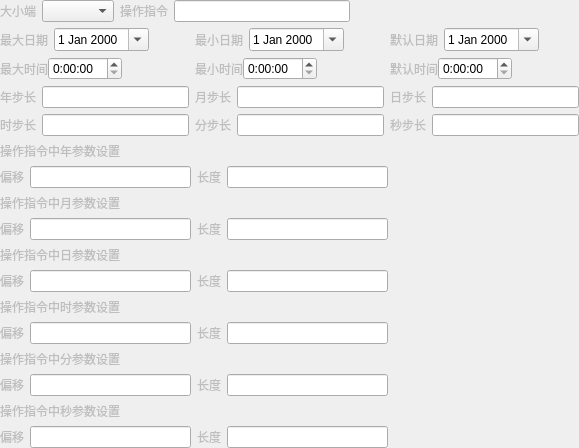
          <widget class="QWidget" name="varDatetimepage">
           <layout class="QGridLayout" name="gridLayout_7">
            <property name="leftMargin">
             <number>0</number>
            </property>
            <property name="topMargin">
             <number>0</number>
            </property>
            <property name="rightMargin">
             <number>0</number>
            </property>
            <property name="bottomMargin">
             <number>0</number>
            </property>
            <item row="8" column="0">
             <layout class="QVBoxLayout" name="verticalLayout_17">
              <item>
               <widget class="QLabel" name="label_157">
                <property name="enabled">
                 <bool>false</bool>
                </property>
                <property name="text">
                 <string>操作指令中时参数设置</string>
                </property>
               </widget>
              </item>
              <item>
               <layout class="QHBoxLayout" name="horizontalLayout_136">
                <item>
                 <layout class="QHBoxLayout" name="horizontalLayout_137">
                  <item>
                   <widget class="QLabel" name="label_158">
                    <property name="enabled">
                     <bool>false</bool>
                    </property>
                    <property name="text">
                     <string>偏移</string>
                    </property>
                   </widget>
                  </item>
                  <item>
                   <widget class="QLineEdit" name="datetimeHourOffset"/>
                  </item>
                 </layout>
                </item>
                <item>
                 <layout class="QHBoxLayout" name="horizontalLayout_138">
                  <item>
                   <widget class="QLabel" name="label_159">
                    <property name="enabled">
                     <bool>false</bool>
                    </property>
                    <property name="text">
                     <string>长度</string>
                    </property>
                   </widget>
                  </item>
                  <item>
                   <widget class="QLineEdit" name="datetimeHourLen"/>
                  </item>
                 </layout>
                </item>
                <item>
                 <spacer name="horizontalSpacer_57">
                  <property name="orientation">
                   <enum>Qt::Horizontal</enum>
                  </property>
                  <property name="sizeHint" stdset="0">
                   <size>
                    <width>40</width>
                    <height>20</height>
                   </size>
                  </property>
                 </spacer>
                </item>
               </layout>
              </item>
             </layout>
            </item>
            <item row="2" column="0">
             <layout class="QHBoxLayout" name="horizontalLayout_149" stretch="0,0,0">
              <property name="spacing">
               <number>6</number>
              </property>
              <item>
               <layout class="QHBoxLayout" name="horizontalLayout_56">
                <property name="spacing">
                 <number>0</number>
                </property>
                <item>
                 <widget class="QLabel" name="label_72">
                  <property name="enabled">
                   <bool>false</bool>
                  </property>
                  <property name="text">
                   <string>最大时间</string>
                  </property>
                 </widget>
                </item>
                <item>
                 <widget class="QTimeEdit" name="datetimeTimeMax">
                  <property name="displayFormat">
                   <string>H:mm:ss</string>
                  </property>
                 </widget>
                </item>
                <item>
                 <spacer name="horizontalSpacer_16">
                  <property name="orientation">
                   <enum>Qt::Horizontal</enum>
                  </property>
                  <property name="sizeHint" stdset="0">
                   <size>
                    <width>40</width>
                    <height>20</height>
                   </size>
                  </property>
                 </spacer>
                </item>
               </layout>
              </item>
              <item>
               <layout class="QHBoxLayout" name="horizontalLayout_57">
                <property name="spacing">
                 <number>0</number>
                </property>
                <item>
                 <widget class="QLabel" name="label_73">
                  <property name="enabled">
                   <bool>false</bool>
                  </property>
                  <property name="text">
                   <string>最小时间</string>
                  </property>
                 </widget>
                </item>
                <item>
                 <widget class="QTimeEdit" name="datetimeTimeMin">
                  <property name="displayFormat">
                   <string>H:mm:ss</string>
                  </property>
                 </widget>
                </item>
                <item>
                 <spacer name="horizontalSpacer_39">
                  <property name="orientation">
                   <enum>Qt::Horizontal</enum>
                  </property>
                  <property name="sizeHint" stdset="0">
                   <size>
                    <width>40</width>
                    <height>20</height>
                   </size>
                  </property>
                 </spacer>
                </item>
               </layout>
              </item>
              <item>
               <layout class="QHBoxLayout" name="horizontalLayout_150">
                <property name="spacing">
                 <number>0</number>
                </property>
                <item>
                 <widget class="QLabel" name="label_74">
                  <property name="enabled">
                   <bool>false</bool>
                  </property>
                  <property name="text">
                   <string>默认时间</string>
                  </property>
                 </widget>
                </item>
                <item>
                 <widget class="QTimeEdit" name="datetimeTimeDefault">
                  <property name="displayFormat">
                   <string>H:mm:ss</string>
                  </property>
                 </widget>
                </item>
                <item>
                 <spacer name="horizontalSpacer_41">
                  <property name="orientation">
                   <enum>Qt::Horizontal</enum>
                  </property>
                  <property name="sizeHint" stdset="0">
                   <size>
                    <width>40</width>
                    <height>20</height>
                   </size>
                  </property>
                 </spacer>
                </item>
               </layout>
              </item>
             </layout>
            </item>
            <item row="6" column="0">
             <layout class="QVBoxLayout" name="verticalLayout_10">
              <item>
               <widget class="QLabel" name="label_135">
                <property name="enabled">
                 <bool>false</bool>
                </property>
                <property name="text">
                 <string>操作指令中月参数设置</string>
                </property>
               </widget>
              </item>
              <item>
               <layout class="QHBoxLayout" name="horizontalLayout_111">
                <item>
                 <layout class="QHBoxLayout" name="horizontalLayout_112">
                  <item>
                   <widget class="QLabel" name="label_136">
                    <property name="enabled">
                     <bool>false</bool>
                    </property>
                    <property name="text">
                     <string>偏移</string>
                    </property>
                   </widget>
                  </item>
                  <item>
                   <widget class="QLineEdit" name="datetimeMonOffset"/>
                  </item>
                 </layout>
                </item>
                <item>
                 <layout class="QHBoxLayout" name="horizontalLayout_113">
                  <item>
                   <widget class="QLabel" name="label_137">
                    <property name="enabled">
                     <bool>false</bool>
                    </property>
                    <property name="text">
                     <string>长度</string>
                    </property>
                   </widget>
                  </item>
                  <item>
                   <widget class="QLineEdit" name="datetimeMonLen"/>
                  </item>
                 </layout>
                </item>
                <item>
                 <spacer name="horizontalSpacer_55">
                  <property name="orientation">
                   <enum>Qt::Horizontal</enum>
                  </property>
                  <property name="sizeHint" stdset="0">
                   <size>
                    <width>40</width>
                    <height>20</height>
                   </size>
                  </property>
                 </spacer>
                </item>
               </layout>
              </item>
             </layout>
            </item>
            <item row="10" column="0">
             <layout class="QVBoxLayout" name="verticalLayout_15">
              <item>
               <widget class="QLabel" name="label_149">
                <property name="enabled">
                 <bool>false</bool>
                </property>
                <property name="text">
                 <string>操作指令中秒参数设置</string>
                </property>
               </widget>
              </item>
              <item>
               <layout class="QHBoxLayout" name="horizontalLayout_128">
                <item>
                 <layout class="QHBoxLayout" name="horizontalLayout_129">
                  <item>
                   <widget class="QLabel" name="label_150">
                    <property name="enabled">
                     <bool>false</bool>
                    </property>
                    <property name="text">
                     <string>偏移</string>
                    </property>
                   </widget>
                  </item>
                  <item>
                   <widget class="QLineEdit" name="datetimeSecOffset"/>
                  </item>
                 </layout>
                </item>
                <item>
                 <layout class="QHBoxLayout" name="horizontalLayout_130">
                  <item>
                   <widget class="QLabel" name="label_151">
                    <property name="enabled">
                     <bool>false</bool>
                    </property>
                    <property name="text">
                     <string>长度</string>
                    </property>
                   </widget>
                  </item>
                  <item>
                   <widget class="QLineEdit" name="datetimeSecLen"/>
                  </item>
                 </layout>
                </item>
                <item>
                 <spacer name="horizontalSpacer_59">
                  <property name="orientation">
                   <enum>Qt::Horizontal</enum>
                  </property>
                  <property name="sizeHint" stdset="0">
                   <size>
                    <width>40</width>
                    <height>20</height>
                   </size>
                  </property>
                 </spacer>
                </item>
               </layout>
              </item>
             </layout>
            </item>
            <item row="7" column="0">
             <layout class="QVBoxLayout" name="verticalLayout_14">
              <item>
               <widget class="QLabel" name="label_143">
                <property name="enabled">
                 <bool>false</bool>
                </property>
                <property name="text">
                 <string>操作指令中日参数设置</string>
                </property>
               </widget>
              </item>
              <item>
               <layout class="QHBoxLayout" name="horizontalLayout_120">
                <item>
                 <layout class="QHBoxLayout" name="horizontalLayout_121">
                  <item>
                   <widget class="QLabel" name="label_144">
                    <property name="enabled">
                     <bool>false</bool>
                    </property>
                    <property name="text">
                     <string>偏移</string>
                    </property>
                   </widget>
                  </item>
                  <item>
                   <widget class="QLineEdit" name="datetimeDayOffset"/>
                  </item>
                 </layout>
                </item>
                <item>
                 <layout class="QHBoxLayout" name="horizontalLayout_122">
                  <item>
                   <widget class="QLabel" name="label_145">
                    <property name="enabled">
                     <bool>false</bool>
                    </property>
                    <property name="text">
                     <string>长度</string>
                    </property>
                   </widget>
                  </item>
                  <item>
                   <widget class="QLineEdit" name="datetimeDayLen"/>
                  </item>
                 </layout>
                </item>
                <item>
                 <spacer name="horizontalSpacer_56">
                  <property name="orientation">
                   <enum>Qt::Horizontal</enum>
                  </property>
                  <property name="sizeHint" stdset="0">
                   <size>
                    <width>40</width>
                    <height>20</height>
                   </size>
                  </property>
                 </spacer>
                </item>
               </layout>
              </item>
             </layout>
            </item>
            <item row="4" column="0">
             <layout class="QHBoxLayout" name="horizontalLayout_61">
              <item>
               <layout class="QHBoxLayout" name="horizontalLayout_62">
                <item>
                 <widget class="QLabel" name="label_77">
                  <property name="enabled">
                   <bool>false</bool>
                  </property>
                  <property name="text">
                   <string>时步长</string>
                  </property>
                 </widget>
                </item>
                <item>
                 <widget class="QLineEdit" name="datetimeHourStep"/>
                </item>
               </layout>
              </item>
              <item>
               <layout class="QHBoxLayout" name="horizontalLayout_63">
                <item>
                 <widget class="QLabel" name="label_78">
                  <property name="enabled">
                   <bool>false</bool>
                  </property>
                  <property name="text">
                   <string>分步长</string>
                  </property>
                 </widget>
                </item>
                <item>
                 <widget class="QLineEdit" name="datetimeMinStep"/>
                </item>
               </layout>
              </item>
              <item>
               <layout class="QHBoxLayout" name="horizontalLayout_64">
                <item>
                 <widget class="QLabel" name="label_79">
                  <property name="enabled">
                   <bool>false</bool>
                  </property>
                  <property name="text">
                   <string>秒步长</string>
                  </property>
                 </widget>
                </item>
                <item>
                 <widget class="QLineEdit" name="datetimeSecStep"/>
                </item>
               </layout>
              </item>
             </layout>
            </item>
            <item row="3" column="0">
             <layout class="QHBoxLayout" name="horizontalLayout_115">
              <item>
               <layout class="QHBoxLayout" name="horizontalLayout_53">
                <item>
                 <widget class="QLabel" name="label_69">
                  <property name="enabled">
                   <bool>false</bool>
                  </property>
                  <property name="text">
                   <string>年步长</string>
                  </property>
                 </widget>
                </item>
                <item>
                 <widget class="QLineEdit" name="datetimeYearStep"/>
                </item>
               </layout>
              </item>
              <item>
               <layout class="QHBoxLayout" name="horizontalLayout_54">
                <item>
                 <widget class="QLabel" name="label_70">
                  <property name="enabled">
                   <bool>false</bool>
                  </property>
                  <property name="text">
                   <string>月步长</string>
                  </property>
                 </widget>
                </item>
                <item>
                 <widget class="QLineEdit" name="datetimeMonStep"/>
                </item>
               </layout>
              </item>
              <item>
               <layout class="QHBoxLayout" name="horizontalLayout_55">
                <item>
                 <widget class="QLabel" name="label_71">
                  <property name="enabled">
                   <bool>false</bool>
                  </property>
                  <property name="text">
                   <string>日步长</string>
                  </property>
                 </widget>
                </item>
                <item>
                 <widget class="QLineEdit" name="datetimeDayStep"/>
                </item>
               </layout>
              </item>
             </layout>
            </item>
            <item row="0" column="0">
             <layout class="QHBoxLayout" name="horizontalLayout_58">
              <item>
               <layout class="QHBoxLayout" name="horizontalLayout_131">
                <item>
                 <widget class="QLabel" name="label_152">
                  <property name="enabled">
                   <bool>false</bool>
                  </property>
                  <property name="text">
                   <string>大小端</string>
                  </property>
                 </widget>
                </item>
                <item>
                 <widget class="QComboBox" name="datetimeEndian"/>
                </item>
               </layout>
              </item>
              <item>
               <layout class="QHBoxLayout" name="horizontalLayout_126">
                <item>
                 <widget class="QLabel" name="label_148">
                  <property name="enabled">
                   <bool>false</bool>
                  </property>
                  <property name="text">
                   <string>操作指令</string>
                  </property>
                 </widget>
                </item>
                <item>
                 <widget class="QLineEdit" name="datetimeOrder"/>
                </item>
               </layout>
              </item>
              <item>
               <spacer name="horizontalSpacer_6">
                <property name="orientation">
                 <enum>Qt::Horizontal</enum>
                </property>
                <property name="sizeHint" stdset="0">
                 <size>
                  <width>40</width>
                  <height>20</height>
                 </size>
                </property>
               </spacer>
              </item>
             </layout>
            </item>
            <item row="9" column="0">
             <layout class="QVBoxLayout" name="verticalLayout_16">
              <item>
               <widget class="QLabel" name="label_153">
                <property name="enabled">
                 <bool>false</bool>
                </property>
                <property name="text">
                 <string>操作指令中分参数设置</string>
                </property>
               </widget>
              </item>
              <item>
               <layout class="QHBoxLayout" name="horizontalLayout_132">
                <item>
                 <layout class="QHBoxLayout" name="horizontalLayout_133">
                  <item>
                   <widget class="QLabel" name="label_154">
                    <property name="enabled">
                     <bool>false</bool>
                    </property>
                    <property name="text">
                     <string>偏移</string>
                    </property>
                   </widget>
                  </item>
                  <item>
                   <widget class="QLineEdit" name="datetimeMinOffset"/>
                  </item>
                 </layout>
                </item>
                <item>
                 <layout class="QHBoxLayout" name="horizontalLayout_134">
                  <item>
                   <widget class="QLabel" name="label_155">
                    <property name="enabled">
                     <bool>false</bool>
                    </property>
                    <property name="text">
                     <string>长度</string>
                    </property>
                   </widget>
                  </item>
                  <item>
                   <widget class="QLineEdit" name="datetimeMinLen"/>
                  </item>
                 </layout>
                </item>
                <item>
                 <spacer name="horizontalSpacer_58">
                  <property name="orientation">
                   <enum>Qt::Horizontal</enum>
                  </property>
                  <property name="sizeHint" stdset="0">
                   <size>
                    <width>40</width>
                    <height>20</height>
                   </size>
                  </property>
                 </spacer>
                </item>
               </layout>
              </item>
             </layout>
            </item>
            <item row="1" column="0">
             <layout class="QHBoxLayout" name="horizontalLayout_151">
              <item>
               <layout class="QHBoxLayout" name="horizontalLayout_152">
                <item>
                 <widget class="QLabel" name="label_84">
                  <property name="enabled">
                   <bool>false</bool>
                  </property>
                  <property name="text">
                   <string>最大日期</string>
                  </property>
                 </widget>
                </item>
                <item>
                 <widget class="QDateEdit" name="datetimeDateMax">
                  <property name="calendarPopup">
                   <bool>true</bool>
                  </property>
                 </widget>
                </item>
                <item>
                 <spacer name="horizontalSpacer_44">
                  <property name="orientation">
                   <enum>Qt::Horizontal</enum>
                  </property>
                  <property name="sizeHint" stdset="0">
                   <size>
                    <width>40</width>
                    <height>20</height>
                   </size>
                  </property>
                 </spacer>
                </item>
               </layout>
              </item>
              <item>
               <layout class="QHBoxLayout" name="horizontalLayout_153">
                <item>
                 <widget class="QLabel" name="label_85">
                  <property name="enabled">
                   <bool>false</bool>
                  </property>
                  <property name="text">
                   <string>最小日期</string>
                  </property>
                 </widget>
                </item>
                <item>
                 <widget class="QDateEdit" name="datetimeDateMin">
                  <property name="calendarPopup">
                   <bool>true</bool>
                  </property>
                 </widget>
                </item>
                <item>
                 <spacer name="horizontalSpacer_46">
                  <property name="orientation">
                   <enum>Qt::Horizontal</enum>
                  </property>
                  <property name="sizeHint" stdset="0">
                   <size>
                    <width>40</width>
                    <height>20</height>
                   </size>
                  </property>
                 </spacer>
                </item>
               </layout>
              </item>
              <item>
               <layout class="QHBoxLayout" name="horizontalLayout_17">
                <item>
                 <widget class="QLabel" name="label_91">
                  <property name="enabled">
                   <bool>false</bool>
                  </property>
                  <property name="text">
                   <string>默认日期</string>
                  </property>
                 </widget>
                </item>
                <item>
                 <widget class="QDateEdit" name="datetimeDateDefault">
                  <property name="calendarPopup">
                   <bool>true</bool>
                  </property>
                 </widget>
                </item>
                <item>
                 <spacer name="horizontalSpacer_48">
                  <property name="orientation">
                   <enum>Qt::Horizontal</enum>
                  </property>
                  <property name="sizeHint" stdset="0">
                   <size>
                    <width>40</width>
                    <height>20</height>
                   </size>
                  </property>
                 </spacer>
                </item>
               </layout>
              </item>
             </layout>
            </item>
            <item row="5" column="0">
             <layout class="QVBoxLayout" name="verticalLayout_13">
              <item>
               <widget class="QLabel" name="label_139">
                <property name="enabled">
                 <bool>false</bool>
                </property>
                <property name="text">
                 <string>操作指令中年参数设置</string>
                </property>
               </widget>
              </item>
              <item>
               <layout class="QHBoxLayout" name="horizontalLayout_116">
                <item>
                 <layout class="QHBoxLayout" name="horizontalLayout_117">
                  <item>
                   <widget class="QLabel" name="label_140">
                    <property name="enabled">
                     <bool>false</bool>
                    </property>
                    <property name="text">
                     <string>偏移</string>
                    </property>
                   </widget>
                  </item>
                  <item>
                   <widget class="QLineEdit" name="datetimeYearOffset"/>
                  </item>
                 </layout>
                </item>
                <item>
                 <layout class="QHBoxLayout" name="horizontalLayout_118">
                  <item>
                   <widget class="QLabel" name="label_141">
                    <property name="enabled">
                     <bool>false</bool>
                    </property>
                    <property name="text">
                     <string>长度</string>
                    </property>
                   </widget>
                  </item>
                  <item>
                   <widget class="QLineEdit" name="datetimeYearLen"/>
                  </item>
                 </layout>
                </item>
                <item>
                 <spacer name="horizontalSpacer_54">
                  <property name="orientation">
                   <enum>Qt::Horizontal</enum>
                  </property>
                  <property name="sizeHint" stdset="0">
                   <size>
                    <width>40</width>
                    <height>20</height>
                   </size>
                  </property>
                 </spacer>
                </item>
               </layout>
              </item>
             </layout>
            </item>
            <item row="11" column="0">
             <spacer name="verticalSpacer_19">
              <property name="orientation">
               <enum>Qt::Vertical</enum>
              </property>
              <property name="sizeHint" stdset="0">
               <size>
                <width>20</width>
                <height>0</height>
               </size>
              </property>
             </spacer>
            </item>
           </layout>
          </widget>
